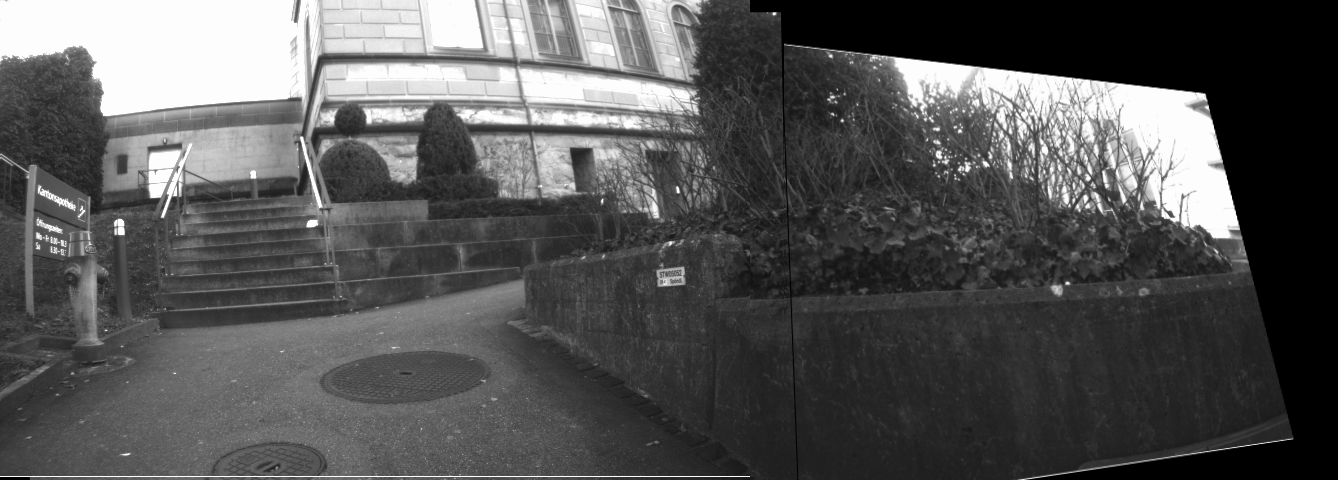
#> input picture Slides/images/JohannesData/0-1-2.png, 1338 x 480 px, given in place of 0.jpg, which was not available
$ python testapp_exposurecorrect.py
#> lines starting #> are read from the running program, lines starting #| are printed output that depends on the picture; pictures that were not available may be replaced by others from this repository, and a replacement may not be noted
### src/SJPImage.py
import numpy as np
import cv2
import imutils
import os
import os.path as op
import yaml
from Stitcher import *
from ExposureCorrect import *

class SJPImage:
	"""
	OpenCV image wrapper that's a little relevant to our project.
	"""
	def __init__(self, image=None, file_name=None, resize=True):
		self.file_name = file_name
		if (image is None) and (file_name is not None):
			self.readImage(file_name, resize)
		else:
			if image is None:
				raise RuntimeError("Both file name and image cannot be None")
			self.cv_image = image
			if resize:
				self.cv_image = imutils.resize(self.cv_image, width=400)
			self.rows = self.cv_image.shape[0]
			self.cols = self.cv_image.shape[1]
			self.channels = self.cv_image.shape[2]
			self.image_dim = [self.rows, self.cols, self.channels]

		self.cameraID = 'unknown'
		self.frameID = 0
		self.left_overlap_proc = ImageOverlapProcessor(self.image_dim, direction='left')
		self.right_overlap_proc = ImageOverlapProcessor(self.image_dim, direction='right')
		self.gain_left = 1
		self.gain_self = 1
		self.gain_right = 1
		self.left_image = None
		self.right_image = None
		self.H_left = None
		self.H_right = None
		self.Matches_left = None
		self.Matches_right = None

	# [9 lines left out: function initializeImage, not called in this run]

	def readImage(self, file_name, resize=True):
#> called with resize = True
		self.cv_image = cv2.imread(file_name)
#> self.cv_image is the input picture: shape (480, 1338, 3); min 0, max 255, mean 85.3
		if self.cv_image is None:
			raise RuntimeError('Image does not exist.')
		if resize:
			self.cv_image = imutils.resize(self.cv_image, width=400)
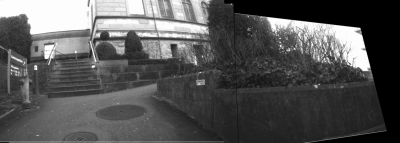
#> self.cv_image: shape (143, 400, 3); min 0, max 253, mean 85.3
		self.rows = self.cv_image.shape[0]
#> self.rows = 143
		self.cols = self.cv_image.shape[1]
#> self.cols = 400
		self.channels = self.cv_image.shape[2]
#> self.channels = 3
		self.image_dim	= [self.rows, self.cols, self.channels]
#> self.image_dim = [143, 400, 3]

	# [57 lines left out: functions updateOverlappingRegions, exposureCorrectJumpStyle, __calculateWeightedGain, not called in this run]


	def writeImage(self, file_name):
		pass

	def setFrameID(self, fid):
		self.frameID = fid

	def setCameraID(self, cid):
		self.cameraID = cid

	def setKeypoints(self, keypoints):
		self.keypoints = keypoints

	def setImageIntensityOverlap(self, image_intensity_pair):
		self.overlap_vals = image_intensity_pair

	def setNeighbourGains(self, gainLeft, gainRight):
		self.gain_left = gainLeft
		self.gain_right = gainRight

	def setNeighbours(self, im_left, im_right):
		self.left_image = im_left
		self.right_image = im_right

	def setGain(self, gain):
		self.gain_self = gain

	def getImage(self):
		return self.cv_image

	def getCameraID(self):
		return self.cameraID

	def getFrameID(self):
		return self.frameID

	def getKeypoints(self):
		return self.keypoints

	def getImageDim(self):
		return self.image_dim

	def getImageOverlapMeans(self):
		return self.overlap_vals.getOverlapValues()

	def getHomographyLeft(self):
		return self.H_left

	def getHomographyRight(self):
		return self.H_right

	# [13 lines left out: functions getColumn, imshow, not called in this run]

	def __str__(self):
		return self.file_name

# End class SJPImage


class SJPImageCollection:
	# [4 lines left out: function __init__, not called in this run]


	def addImageToCollection(self, sjp_image):
		self.sjp_image_list.append(sjp_image)
		self.num_images = self.num_images + 1


	# [14 lines left out: function loadImagesFromYAML, not called in this run]


	def setFrameID(self, frameID):
		self.frameID = frameID

	def getNumberOfImages(self):
		return self.num_images

	def __getitem__(self, key):
		return self.sjp_image_list[key]

	def __len__(self):
		return self.num_images


# End class SJPImageCollection

### src/Stitcher.py
import numpy as np
import imutils
import cv2


class Stitcher:
	def __init__(self):
		# Do nothing
		self.name = 'Stitcher'


	# [43 lines left out: functions stitch, getKeyPointMatches, not called in this run]

	def getKeyPoints(self, im1):
		(kp1, feat1) = self.detectAndDescribe(im1)
		return np.asarray(kp1)

	# [49 lines left out: functions detectAndDescribe, matchKeyPoints, drawMatches, not called in this run]

# End of class Stitcher


class ImageOverlapProcessor:
	def __init__(self, image_dim, direction='left'):
#> called with direction = 'left'
		self.img_dim = np.asarray(image_dim)
#> self.img_dim = [143, 400, 3]
		self.x_dim = self.img_dim[1]
#> self.x_dim = 400
		self.y_dim = self.img_dim[0]
#> self.y_dim = 143
		self.direction = direction
		# Initialize to no overlap
		self.start = self.x_dim
#> self.start = 400
		self.end = self.x_dim
#> self.end = 400

	def getRegionOfOverlap(self):
		return np.asarray([self.start, self.end])

	# [13 lines left out: function calculateRegionOfOverlap, not called in this run]


	def setOverlap(self, ostart, oend):
		self.start = ostart
		self.end = oend


	# [22 lines left out: functions __filterKeyPoints, getAverageOverlapIntensity, not called in this run]

# End of class ImageOverlap

### src/testapp_exposurecorrect.py
from Stitcher import *
from SJPImage import *
from viewSynth import *
import argparse

# [74 lines left out: functions arg_setup, test_overlap, test_SJPFramework, not called in this run]

def test_SJP_Sequential():
	image1 = '../test_data/custom_db/ETH_HG/Polyterasse/0.jpg'
	image2 = '../test_data/custom_db/ETH_HG/Polyterasse/1.jpg'
	image3 = '../test_data/custom_db/ETH_HG/Polyterasse/2.jpg'
	image4 = '../test_data/custom_db/ETH_HG/Polyterasse/3.jpg'
	image5 = '../test_data/custom_db/ETH_HG/Polyterasse/4.jpg'
	image6 = '../test_data/custom_db/ETH_HG/Polyterasse/5.jpg'
	image7 = '../test_data/custom_db/ETH_HG/Polyterasse/6.jpg'
	image8 = '../test_data/custom_db/ETH_HG/Polyterasse/7.jpg'
	sim1 = SJPImage(file_name=image1)
	sim2 = SJPImage(file_name=image2)
#> call 2 of readImage, with resize = True
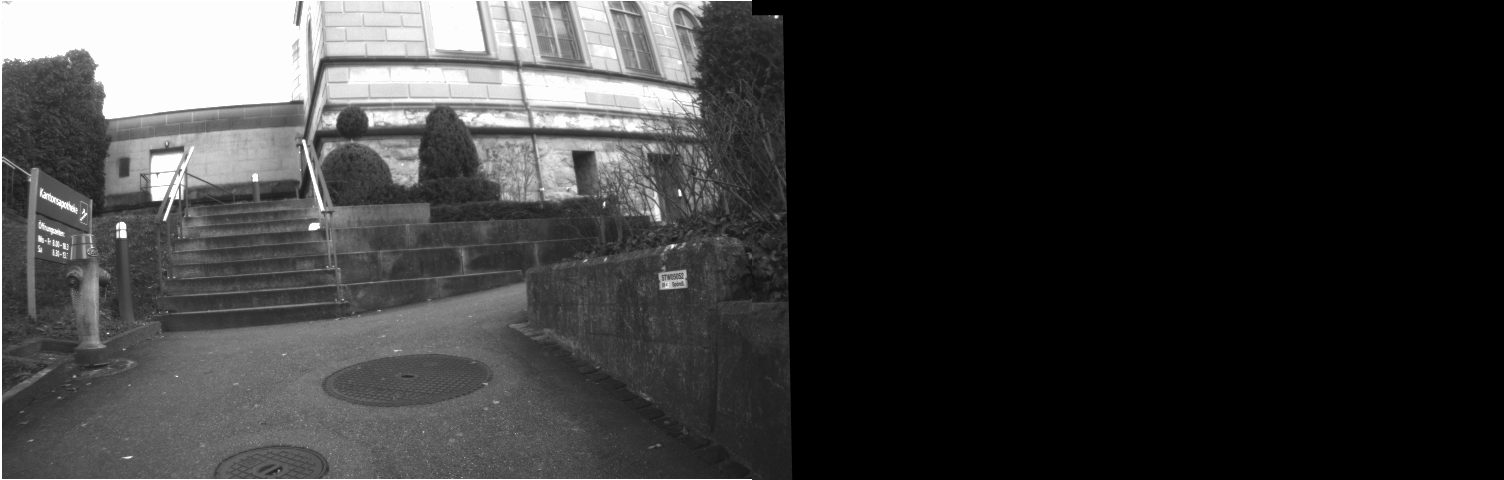
#> input picture Slides/images/JohannesData/0-1.png, 1504 x 480 px, given in place of 1.jpg, which was not available
#> in readImage, self.cv_image is the input picture: shape (480, 1504, 3); min 0, max 255, mean 57.2
#> in readImage (call 2), `self.cv_image = imutils.resize(self.cv_image, width=400)`:
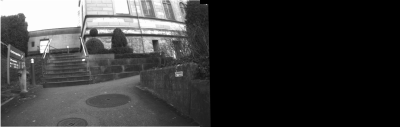
#> self.cv_image: shape (127, 400, 3); min 0, max 254, mean 57.2
	sim3 = SJPImage(file_name=image3)
	sim4 = SJPImage(file_name=image4)
	sim5 = SJPImage(file_name=image5)
	sim6 = SJPImage(file_name=image6)
	sim7 = SJPImage(file_name=image7)
	sim8 = SJPImage(file_name=image8)

	# define the size of the panaroma
	pan_size = (1200, 225)
	HI = np.identity(3)
	res1 = cv2.warpPerspective(sim1.getImage(), HI, pan_size)

	sres1 = SJPImage(image=res1.copy(), resize=False)
	sres1.initializeImage(None, sim2)
	sim2.initializeImage(sres1, None)
	H = sim2.getHomographyLeft()
	# H[2, 0 ]= 0
	# H[2, 1] = 0
	res2 = cv2.warpPerspective(sim2.getImage(), H, pan_size)

	sres2 = SJPImage(res2.copy(), resize=False)
	sres2.initializeImage(None, sim3)
	sim3.initializeImage(sres2, None)
	H = sim3.getHomographyLeft()
	# H[2, 0 ]=0
	# H[2, 1] = 0
	res3 = cv2.warpPerspective(sim3.getImage(), H, pan_size)

	sres3 = SJPImage(image=res3.copy(), resize=False)
	sres3.initializeImage(None, sim4)
	sim4.initializeImage(sres3, None)
	H = sim4.getHomographyLeft()
	# H[2, 0 ]=0
	# H[2, 1] = 0
	res4 = cv2.warpPerspective(sim4.getImage(), H, pan_size)

	sres4 = SJPImage(image=res4.copy(), resize=False)
	sres4.initializeImage(None, sim5)
	sim5.initializeImage(sres4, None)
	H = sim5.getHomographyLeft()
	# H[2, 0 ] = 0
	# H[2, 1] = 0
	res5 = cv2.warpPerspective(sim5.getImage(), H, pan_size)

	sres5 = SJPImage(image=res5.copy(), resize=False)
	sres5.initializeImage(None, sim6)
	sim6.initializeImage(sres5, None)
	H = sim6.getHomographyLeft()
	# H[2, 0 ]=0
	# H[2, 1] = 0
	res6 = cv2.warpPerspective(sim6.getImage(), H, pan_size)


	pan_stack = np.stack((res1, res2, res3, res4, res5, res6), axis=-1)
	print(pan_stack.shape)
	res_avg = np.mean(pan_stack, axis=3)
	res_avg = np.uint8(res_avg)
	sres_avg = SJPImage(res_avg, resize=False)

	sres1.imshow('1')
	# sres2.imshow('2')
	# sres3.imshow('3')
	sres_avg.imshow('composite')
	cv2.waitKey(0)


# [54 lines left out: functions test_exposure_correct, test_optical_flow, not called in this run]


def main():
	# test_overlap()
	# test_SJPFramework()
	test_SJP_Sequential()
	# test_exposure_correct()
	# test_optical_flow()


if __name__ == '__main__':
#> (the run stopped early here; a loop or call above may not have finished)
